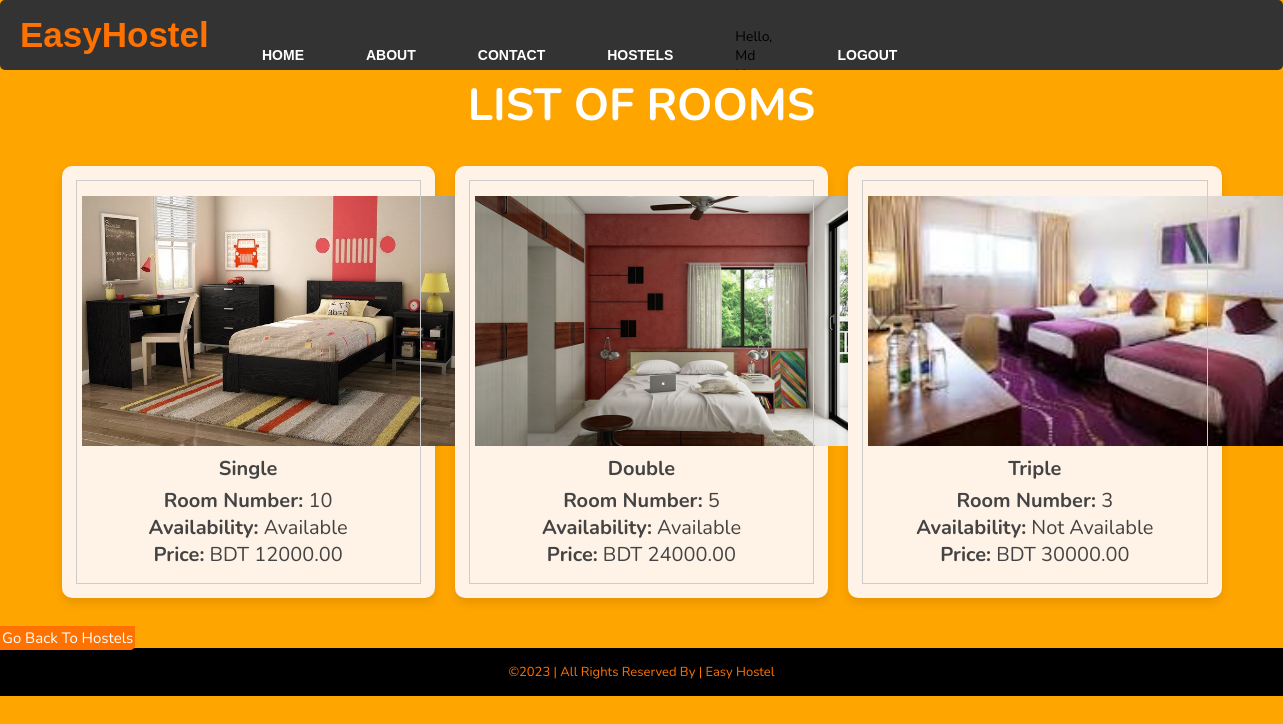
Screenshot of /room_list/1/ (signed in) with the database file from the repository.
### myapp/models.py (models this page shows, shortened)
class Room(models.Model):
        RoomID = models.AutoField(primary_key=True)
        HostelID = models.ForeignKey(Hostel, on_delete=models.CASCADE , default=1)
        RoomType = models.CharField(max_length=50)
        RoomNumber = models.CharField(max_length=10)
        Availability = models.BooleanField(default=True)
        RoomImage = models.ImageField(upload_to='room_images/', null=True, blank=True)
        Price = models.DecimalField(max_digits=10, decimal_places=2)

### myapp/views.py (the view)
# urls.py: path('room_list/<int:hostel_id>/', room_list, name='room_list'),
def room_list(request, hostel_id):
    rooms = Room.objects.filter(HostelID=hostel_id)
    context = {'rooms': rooms}
    return render(request, 'room_list.html', context)

### myapp/templates/room_list.html (shortened to what this page needs)
{% extends 'base.html' %}
{% load static %}
{% block styles %}
    <link rel="stylesheet" href="https://cdnjs.cloudflare.com/ajax/libs/font-awesome/5.15.4/css/all.min.css">
    <link rel="stylesheet" href="{% static 'hostels.css' %}">
{% endblock %}
{% block content %}
<div class="container">
    <h3 class="title"><b>LIST OF ROOMS </b></h3>
    <div class="products-container">
        {% if rooms %}
        {% for room in rooms %}
            <div class="product" data-name="{{ room.RoomID }}">
                <img src="{{ room.RoomImage.url }}" alt="">
                <h3>{{ room.RoomType }}</h3>
                <div class="price"><strong>Room Number:</strong> {{ room.RoomNumber }}</div>
                <div class="price"><strong>Availability:</strong> {% if room.Availability %}Available{% else %}Not Available{% endif %}</div>
                <div class="price"><strong>Price:</strong> BDT {{ room.Price }}</div>
            </div>
        {% endfor %}
    {% else %}
        <h1>No rooms available at the moment. Please check back later.</h1>
    {% endif %}
    </div>
</div>
<div class="go-back-button">
    <a href="{% url 'hostels' %}" class="btn btn-primary">Go Back to Hostels</a>
</div>
</div>
<div class="pg-footer">
    <footer class="footer">
        <div class="footer-copyright">
            <div class="footer-copyright-wrapper">
                <p class="footer-copyright-text">
                     ©2023 | All rights reserved by | Easy Hostel
                </p>
            </div>
        </div>
    </footer>
</div>
{% endblock %}

### myapp/static/base.css (style rules this page uses)
.btn { width: 100px; height: 40px; background: #ff7200; border: 2px solid #ff7200; margin-top: 13px; color: #fff; font-size: 15px; border-bottom-right-radius: 5px; border-bottom-right-radius: 5px; transition: 0.2s ease; cursor: pointer; }

### myapp/static/hostels.css (style rules this page uses)
* { font-family: 'Nunito', sans-serif; margin:0; padding:0; box-sizing: border-box; outline: none; border:none; text-decoration: none; transition: all .2s linear; text-transform: capitalize; }
html { font-size: 62.5%; overflow-x: hidden; }
body { background: orange; min-height: 100vh; }
.container { max-width: 1200px; margin:0 auto; padding:3rem 2rem; }
.container .title { font-size: 4.5rem; color:#ffffff; text-justify: bold; margin-bottom: 3rem; text-transform: uppercase; text-align: center; margin-top: 45px; }
.container .products-container { display: grid; grid-template-columns: repeat(auto-fit, minmax(30rem, 1fr)); gap:2rem; border-radius: 10px; }
.container .products-container .product { text-align: center; padding:3rem 2rem; background: #fff2e6; box-shadow: 0 .5rem 1rem rgba(0,0,0,.1); outline: .1rem solid #ccc; outline-offset: -1.5rem; cursor: pointer; border-radius: 10px; }
.container .products-container .product img { height: 25rem; }
.container .products-container .product h3 { padding:.5rem 0; font-size: 2rem; color:#444; }
.container .products-container .product .price { font-size: 2rem; color:#444; }
.pg-footer { font-family: 'Roboto', sans-serif; }
.footer { background-color: #ff901a; color: #000000; margin-top: auto; bottom: 0; width: 100%; }
.footer-copyright { background-color: #000000; color: #fff; padding: 15px 30px; text-align: center; }
.footer-copyright-wrapper { margin-left: auto; margin-right: auto; max-width: 1200px; }
.footer-copyright-text { color: #ff7200;; font-size: 13px; font-weight: 400; line-height: 18px; margin-bottom: 0; margin-top: 0; }

### rows the page displays
Room: RoomImage (picture), RoomType "Single", RoomNumber "10", Availability "Available", Price "12000.00"
Room: RoomImage (picture), RoomType "Double", RoomNumber "5", Availability "Available", Price "24000.00"
Room: RoomImage (picture), RoomType "Triple", RoomNumber "3", Availability "Not Available", Price "30000.00"

### other values shown
{{ request.session.user_username }} "Md…"
